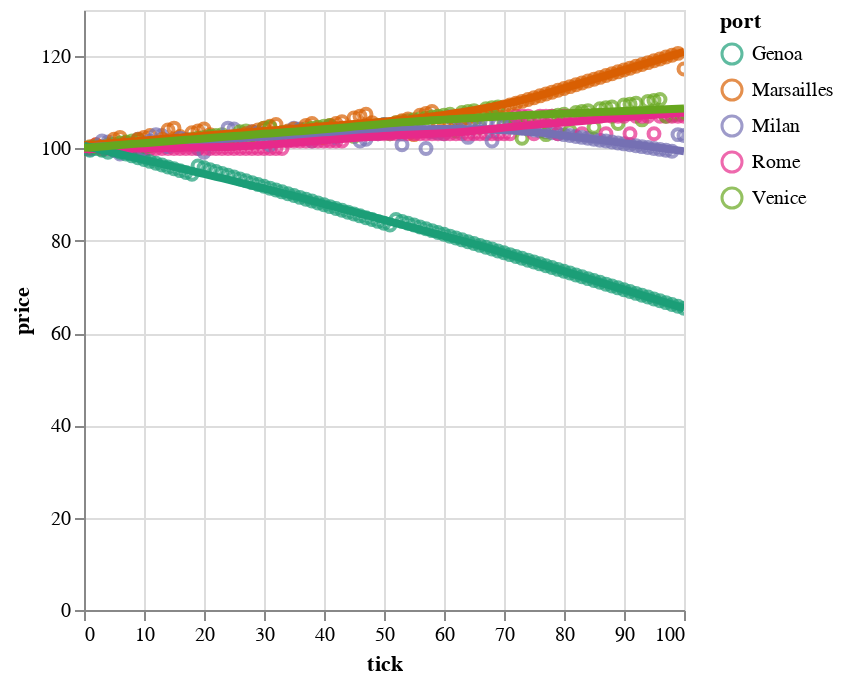

Notebook cell for this chart:
### Code cell
plot_prices_by_port(markets)

### Figure 1 — Vega-Lite specification as saved in the notebook (floating-point values rounded to 4 significant figures; data arrays with more than 128 entries replaced by an {"elided": "..."} marker saying what was removed)
{"config": {"view": {"continuousWidth": 300, "continuousHeight": 300}}, "layer": [{"mark": {"type": "point"}, "encoding": {"color": {"field": "port", "scale": {"scheme": "dark2"}, "type": "ordinal"}, "x": {"field": "tick", "type": "quantitative"}, "y": {"field": "price", "type": "quantitative"}}, "name": "view_6"}, {"mark": {"type": "line", "size": 4}, "encoding": {"color": {"field": "port", "scale": {"scheme": "dark2"}, "type": "ordinal"}, "x": {"field": "tick", "type": "quantitative"}, "y": {"field": "price", "type": "quantitative"}}, "transform": [{"loess": "price", "on": "tick", "bandwidth": 0.5, "groupby": ["port"]}]}], "data": {"name": "data-bc084ddf8f2c9a0190bffae1c3ca8f91"}, "params": [{"name": "param_8", "select": {"type": "interval", "encodings": ["x", "y"]}, "bind": "scales", "views": ["view_6"]}], "$schema": "https://vega.github.io/schema/vega-lite/v5.8.0.json", "datasets": {"data-bc084ddf8f2c9a0190bffae1c3ca8f91": {"elided": "505 records"}}}
